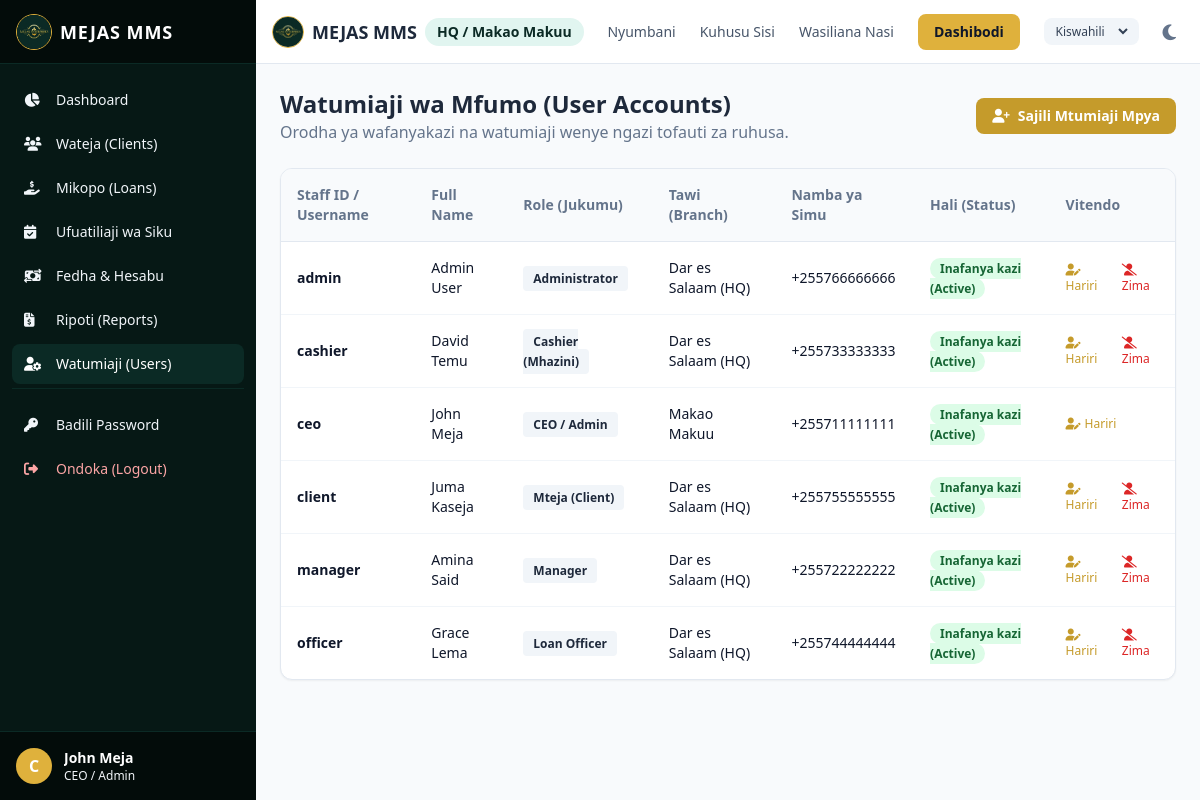
/sw/users/ (signed in), run on the app's committed database.
### mms_app/models.py (models this page shows, shortened)
class User(AbstractUser):
    class Role(models.TextChoices):
        CEO = "CEO", _("CEO / Admin")
        ADMIN = "ADMIN", _("Administrator")
        MANAGER = "MANAGER", _("Manager")
        CASHIER = "CASHIER", _("Cashier (Mhazini)")
        OFFICER = "OFFICER", _("Loan Officer")
        CLIENT = "CLIENT", _("Mteja (Client)")
    role = models.CharField(
        _("User Role"),
        max_length=20,
        choices=Role.choices,
        default=Role.CLIENT,
    )
    branch = models.ForeignKey(
        Branch,
        on_delete=models.SET_NULL,
        null=True,
        blank=True,
        related_name="users",
        verbose_name=_("Branch"),
    )
    phone = models.CharField(_("Phone Number"), max_length=20, blank=True, null=True)
    nida = models.CharField(_("NIDA ID Number"), max_length=20, blank=True, null=True)
    photo = models.ImageField(_("Photo"), upload_to="user_photos/", blank=True, null=True)
    class Meta:
        verbose_name = _("User")
        verbose_name_plural = _("Users")

class Branch(models.Model):
    name = models.CharField(_("Branch Name"), max_length=100)
    location = models.CharField(_("Location"), max_length=150, blank=True, null=True)
    created_at = models.DateTimeField(auto_now_add=True)
    class Meta:
        verbose_name = _("Branch")
        verbose_name_plural = _("Branches")

### mms_app/views.py (the view)
# urls.py: path("users/", views.user_list_view, name="user_list"),
@login_required
def user_list_view(request):
    if request.user.role not in [User.Role.CEO, User.Role.ADMIN, User.Role.MANAGER]:
        raise Http404(_("Ruhusa imekataliwa."))
    users = User.objects.all().order_by("role", "username")
    return render(request, "users/user_list.html", {"users": users})

### templates/users/user_list.html (shortened to what this page needs)
{% extends 'base.html' %}
{% load i18n %}
{% block content %}
<div class="space-y-6">
    <div class="flex items-center justify-between">
        <div>
            <h2 class="text-2xl font-bold text-slate-800 dark:text-white">{% translate "Watumiaji wa Mfumo (User Accounts)" %}</h2>
            <p class="text-slate-500">{% translate "Orodha ya wafanyakazi na watumiaji wenye ngazi tofauti za ruhusa." %}</p>
        </div>
        <a href="{% url 'user_create' %}" class="px-4 py-2 bg-brand-600 hover:bg-brand-700 text-white font-semibold rounded-lg text-sm transition inline-flex items-center gap-2">
            <i class="fa-solid fa-user-plus"></i>{% translate "Sajili Mtumiaji Mpya" %}
        </a>
    </div>
    <div class="bg-white dark:bg-slate-800 rounded-xl shadow-sm border border-slate-200 dark:border-slate-700 overflow-hidden">
        <div class="overflow-x-auto">
            <table class="w-full text-left text-sm border-collapse">
                <thead>
                    <tr class="bg-slate-50 dark:bg-slate-900 border-b border-slate-200 dark:border-slate-700 text-slate-500 font-bold">
                        <th class="p-4">{% translate "Staff ID / Username" %}</th>
                        <th class="p-4">{% translate "Full Name" %}</th>
                        <th class="p-4">{% translate "Role (Jukumu)" %}</th>
                        <th class="p-4">{% translate "Tawi (Branch)" %}</th>
                        <th class="p-4">{% translate "Namba ya Simu" %}</th>
                        <th class="p-4">{% translate "Hali (Status)" %}</th>
                        <th class="p-4">{% translate "Vitendo" %}</th>
                    </tr>
                </thead>
                <tbody class="divide-y divide-slate-100 dark:divide-slate-800">
                    {% for u in users %}
                    <tr class="hover:bg-slate-50 dark:hover:bg-slate-850 transition">
                        <td class="p-4 font-semibold text-slate-900 dark:text-white">{{ u.username }}</td>
                        <td class="p-4">{{ u.get_full_name }}</td>
                        <td class="p-4">
                            <span class="px-2.5 py-1 text-xs font-semibold rounded bg-slate-100 dark:bg-slate-700 text-slate-800 dark:text-slate-200">
                                {{ u.get_role_display }}
                            </span>
                        </td>
                        <td class="p-4">{{ u.branch.name|default:"Makao Makuu" }}</td>
                        <td class="p-4">{{ u.phone|default:"-" }}</td>
                        <td class="p-4">
                            {% if u.is_active %}
                            <span class="px-2.5 py-0.5 rounded-full text-xs font-bold bg-green-100 text-green-800">
                                {% translate "Inafanya kazi (Active)" %}
                            </span>
                            {% else %}
                            <span class="px-2.5 py-0.5 rounded-full text-xs font-bold bg-red-100 text-red-800">
                                {% translate "Imezimwa (Inactive)" %}
                            </span>
                            {% endif %}
                        </td>
                        <td class="p-4">
                            <div class="flex items-center gap-2">
                                <a href="{% url 'user_update' u.pk %}" class="text-xs text-brand-600 hover:underline">
                                    <i class="fa-solid fa-user-pen mr-1"></i>{% translate "Hariri" %}
                                </a>
                                {% if u != user %}
                                <a href="{% url 'user_toggle_status' u.pk %}" class="text-xs {% if u.is_active %}text-red-600{% else %}text-green-600{% endif %} hover:underline ml-2" onclick="return confirm('{% translate 'Je, una uhakika wa kubadilisha hali ya akaunti hii?' %}')">
                                    {% if u.is_active %}
                                        <i class="fa-solid fa-user-slash mr-1"></i>{% translate "Zima" %}
                                    {% else %}
                                        <i class="fa-solid fa-user-check mr-1"></i>{% translate "Washa" %}
                                    {% endif %}
                                </a>
                                {% endif %}
                            </div>
                        </td>
                    </tr>
                    {% empty %}
                    <tr>
                        <td colspan="7" class="p-6 text-center text-slate-400">{% translate "Hakuna watumiaji waliopatikana." %}</td>
                    </tr>
                    {% endfor %}
                </tbody>
            </table>
        </div>
    </div>
</div>
{% endblock %}

### templates/base.html (shortened to what this page needs)
{% load i18n static %}
<!DOCTYPE html>
<html lang="{{ LANGUAGE_CODE }}" class="h-full">
<head>
    <script src="https://cdn.tailwindcss.com"></script>
    <link rel="stylesheet" href="https://cdnjs.cloudflare.com/ajax/libs/font-awesome/6.4.0/css/all.min.css">
</head>
<body class="h-full bg-slate-50 text-slate-900 dark:bg-slate-900 dark:text-slate-100 transition-colors duration-200 flex flex-col">
    <div class="flex h-screen overflow-hidden">
        {% if user.is_authenticated %}
        <aside id="sidebar" class="no-print hidden md:flex flex-col w-64 bg-brand-900 text-slate-100 dark:bg-slate-950 flex-shrink-0 z-20">
            <div class="h-16 flex items-center justify-between px-4 bg-brand-950 border-b border-brand-800 dark:border-slate-800">
                <a href="{% url 'dashboard' %}" class="flex items-center gap-2">
                    <img src="{% static 'logo.png' %}" class="h-9 w-9 rounded-full object-cover border border-brand-500" alt="logo">
                    <span class="font-bold text-lg tracking-wider text-white">MEJAS MMS</span>
                </a>
            </div>
            <nav class="flex-1 px-3 py-4 space-y-1 overflow-y-auto">
                <a href="{% url 'dashboard' %}" class="flex items-center gap-3 px-3 py-2.5 rounded-lg text-sm font-medium hover:bg-brand-800 transition-colors ">
                    <i class="fa-solid fa-chart-pie w-5"></i>
                    <span>{% translate "Dashboard" %}</span>
                </a>
                {% if user.role != 'CLIENT' %}
                <a href="{% url 'client_list' %}" class="flex items-center gap-3 px-3 py-2.5 rounded-lg text-sm font-medium hover:bg-brand-800 transition-colors ">
                    <i class="fa-solid fa-users w-5"></i>
                    <span>{% translate "Wateja (Clients)" %}</span>
                </a>
                {% endif %}
                <a href="{% url 'loan_list' %}" class="flex items-center gap-3 px-3 py-2.5 rounded-lg text-sm font-medium hover:bg-brand-800 transition-colors ">
                    <i class="fa-solid fa-hand-holding-dollar w-5"></i>
                    <span>{% translate "Mikopo (Loans)" %}</span>
                </a>
                {% if user.role != 'CLIENT' %}
                <a href="{% url 'daily_repayment_tracking' %}" class="flex items-center gap-3 px-3 py-2.5 rounded-lg text-sm font-medium hover:bg-brand-800 transition-colors ">
                    <i class="fa-solid fa-calendar-check w-5"></i>
                    <span>{% translate "Ufuatiliaji wa Siku" %}</span>
                </a>
                {% endif %}
                {% if user.role in 'CEO,MANAGER,CASHIER' %}
                <a href="{% url 'cash_flow_list' %}" class="flex items-center gap-3 px-3 py-2.5 rounded-lg text-sm font-medium hover:bg-brand-800 transition-colors ">
                    <i class="fa-solid fa-money-bill-transfer w-5"></i>
                    <span>{% translate "Fedha & Hesabu" %}</span>
                </a>
                {% endif %}
                {% if user.role in 'CEO,MANAGER' %}
                <a href="{% url 'reports_menu' %}" class="flex items-center gap-3 px-3 py-2.5 rounded-lg text-sm font-medium hover:bg-brand-800 transition-colors ">
                    <i class="fa-solid fa-file-invoice-dollar w-5"></i>
                    <span>{% translate "Ripoti (Reports)" %}</span>
                </a>
                <a href="{% url 'user_list' %}" class="flex items-center gap-3 px-3 py-2.5 rounded-lg text-sm font-medium hover:bg-brand-800 transition-colors {% if 'user_list' in request.resolver_match.url_name or 'user_create' in request.resolver_match.url_name %}bg-brand-800 text-white{% endif %}">
                    <i class="fa-solid fa-user-gear w-5"></i>
                    <span>{% translate "Watumiaji (Users)" %}</span>
                </a>
                {% endif %}
                <div class="pt-4 mt-4 border-t border-brand-800 dark:border-slate-800">
                    <a href="{% url 'password_change' %}" class="flex items-center gap-3 px-3 py-2.5 rounded-lg text-sm font-medium hover:bg-brand-800 transition-colors ">
                        <i class="fa-solid fa-key w-5"></i>
                        <span>{% translate "Badili Password" %}</span>
                    </a>
                    <a href="{% url 'logout' %}" class="flex items-center gap-3 px-3 py-2.5 rounded-lg text-sm font-medium text-red-300 hover:bg-red-950 transition-colors mt-1">
                        <i class="fa-solid fa-right-from-bracket w-5"></i>
                        <span>{% translate "Ondoka (Logout)" %}</span>
                    </a>
                </div>
            </nav>
            <div class="p-4 bg-brand-950 border-t border-brand-800 dark:border-slate-800 flex items-center gap-3">
                {% if user.photo %}
                    <img src="{{ user.photo.url }}" class="h-9 w-9 rounded-full object-cover border border-brand-500" alt="avatar">
                {% else %}
                    <div class="h-9 w-9 rounded-full bg-brand-500 flex items-center justify-center text-white font-bold">
                        {{ user.username|slice:":1"|upper }}
                    </div>
                {% endif %}
                <div class="truncate">
                    <p class="text-sm font-semibold text-white truncate">{{ user.get_full_name|default:user.username }}</p>
                    <p class="text-xs text-brand-300 truncate">{{ user.get_role_display }}</p>
                </div>
            </div>
        </aside>
        {% endif %}
        <div class="flex-1 flex flex-col overflow-hidden min-w-0">
            <header class="no-print h-16 bg-white dark:bg-slate-900 border-b border-slate-200 dark:border-slate-800 flex items-center justify-between px-4 z-10 flex-shrink-0">
                <div class="flex items-center gap-3">
                    <div class="flex items-center gap-2">
                        <a href="/" class="flex items-center gap-2">
                            <img src="{% static 'logo.png' %}" class="h-8 w-8 rounded-full object-cover border border-brand-500" alt="logo">
                            <h1 class="text-lg font-bold text-slate-800 dark:text-white">MEJAS MMS</h1>
                        </a>
                        {% if user.is_authenticated %}
                        <span class="hidden md:inline-block text-sm font-semibold bg-brand-100 text-brand-800 dark:bg-slate-800 dark:text-brand-200 px-3 py-1 rounded-full">
                            {% if user.branch %}Tawi: {{ user.branch.name }}{% else %}HQ / Makao Makuu{% endif %}
                        </span>
                        {% endif %}
                    </div>
                </div>
                <div class="hidden md:flex items-center gap-6 text-sm font-medium">
                    <a href="{% url 'home' %}" class="text-slate-600 hover:text-brand-500 dark:text-slate-300 dark:hover:text-brand-500 transition-colors">{% translate "Nyumbani" %}</a>
                    <a href="{% url 'about' %}" class="text-slate-600 hover:text-brand-500 dark:text-slate-300 dark:hover:text-brand-500 transition-colors">{% translate "Kuhusu Sisi" %}</a>
                    <a href="{% url 'contact' %}" class="text-slate-600 hover:text-brand-500 dark:text-slate-300 dark:hover:text-brand-500 transition-colors">{% translate "Wasiliana Nasi" %}</a>
                    {% if user.is_authenticated %}
                        <a href="{% url 'dashboard' %}" class="bg-brand-500 hover:bg-brand-600 text-slate-900 px-4 py-2 rounded-lg transition-colors font-semibold">{% translate "Dashibodi" %}</a>
                    {% else %}
                        <a href="{% url 'login' %}" class="bg-brand-500 hover:bg-brand-600 text-slate-900 px-4 py-2 rounded-lg transition-colors font-semibold">{% translate "Ingia" %}</a>
                    {% endif %}
                </div>
                <div class="flex items-center gap-4">
                    <form action="/i18n/setlang/" method="post" class="inline-flex items-center bg-slate-100 dark:bg-slate-800 rounded-lg px-2 py-1 text-xs">
                        <select name="language" onchange="this.form.submit()" class="bg-transparent text-slate-700 dark:text-slate-200 border-none outline-none focus:ring-0 font-medium">
                            {% get_current_language as CURRENT_LANG %}
                            {% get_available_languages as ALL_LANGS %}
                            {% for lang in ALL_LANGS %}
                                <option value="{{ lang.0 }}" {% if lang.0 == CURRENT_LANG %}selected{% endif %}>
                                    {{ lang.1 }}
                                </option>
                            {% endfor %}
                        </select>
                    </form>
                    <button id="theme-toggle" type="button" class="text-slate-500 dark:text-slate-400 hover:bg-slate-100 dark:hover:bg-slate-800 focus:outline-none focus:ring-4 focus:ring-slate-200 dark:focus:ring-slate-700 rounded-lg text-sm p-2">
                        <i id="theme-toggle-dark-icon" class="hidden fa-solid fa-moon text-lg"></i>
                    </button>
                </div>
            </header>
            <main class="flex-1 overflow-y-auto p-4 md:p-6 bg-slate-50 dark:bg-slate-900 print-full">
                {% block content %}{% endblock %}
            </main>
        </div>
    </div>
</body>
</html>

### data on the page
User: username "C", get_full_name "John Meja", role "CEO / Admin", username "ceo", branch.name "Makao Makuu", phone "+255711111111"
User: username "admin", get_full_name "Admin User", role "Administrator", branch.name "Dar es Salaam (HQ)", phone "+255766666666"
User: username "cashier", get_full_name "David Temu", role "Cashier (Mhazini)", branch.name "Dar es Salaam (HQ)", phone "+255733333333"
User: username "client", get_full_name "Juma Kaseja", role "Mteja (Client)", branch.name "Dar es Salaam (HQ)", phone "+255755555555"
User: username "manager", get_full_name "Amina Said", role "Manager", branch.name "Dar es Salaam (HQ)", phone "+255722222222"
User: username "officer", get_full_name "Grace Lema", role "Loan Officer", branch.name "Dar es Salaam (HQ)", phone "+255744444444"

### other printed values
form field language "Kiswahili"
